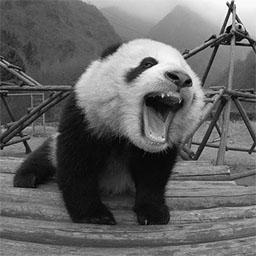
#> input picture panda_gray_image.png, 256 x 256 px, found by its file name
$ jupyter execute hw3.ipynb
#> lines starting #> are read from the running program, lines starting #| are printed output that depends on the picture; long printed decimals are rounded
[cell 1]
#import libraries
import matplotlib.pyplot as plt
from math import cos,pi
import cmath
from PIL import Image
import numpy as np
import random

[cell 2]
F1 = 1/8
F2 = 1/32
MU = 1/10
SIGMA = 1/20

def get_r(F_val):
    r = np.zeros((256, 256))
    for i in range(256):
        A_i = np.random.normal(MU, SIGMA)
        phi_i = random.uniform(0, 2 * pi)
        for j in range(256):
            r[i,j] = A_i * cos(2 * pi * F_val * j + phi_i)
    return np.asarray(r)

def deteriorate_img(I, state):
    if (state == 0):
        return I
    elif (state == 1):
        r1 = get_r(F1)
        I1 = np.add(I, r1)
        return I1
    elif (state == 2):
        r2 = get_r(F2)
        I2 =  np.add(I, r2)
        return I2
    else:
        r12 = (np.add(get_r(F1), get_r(F2))) / 2
        I12 = np.add(I, r12)
    return I12

[cell 3]
def img_deteriorate_print(image, deter_arr):
    I_state = [0, 1, 2, 12]
    I_title = ['Original Image I', 'Deteriorated Image I(1)',
             'Deteriorated Image I(2)', 'Deteriorated Image I(12)']
    plt.figure(figsize=(20,5))
    for i in range(1,5):
        det_img = deteriorate_img(image, I_state[i-1])
        norm_img = (det_img + abs(det_img.min())) / (det_img.max() + abs(det_img.min()))
        deter_arr.append(norm_img)
        plt.subplot(1,4,i)
        plt.imshow(deter_arr[i-1],cmap="gray")
        plt.title(I_title[i-1])
#> this loop made 4 passes
#> pass 2, in deteriorate_img (call 2), `I1 = np.add(I, r1)`:
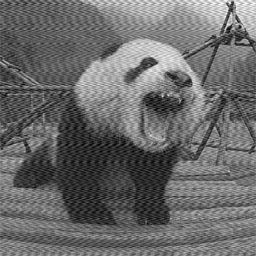
#> I1: shape (256, 256) float64; min -0.182, max 1.19, mean 0.392; drawn with min black and max white
#> pass 3, in deteriorate_img (call 3), `I2 =  np.add(I, r2)`:
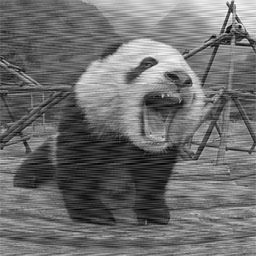
#> I2: shape (256, 256) float64; min -0.164, max 1.12, mean 0.392; drawn with min black and max white
#> after the loop, deter_arr = 4 items
    plt.show()
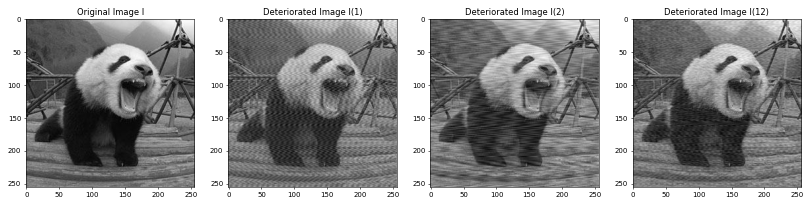
#> figure drawn by matplotlib, 4 panels
    return deter_arr

[cell 4]
img = np.array(Image.open("/content/panda_gray_image.png").convert('L'))/255
det_array = []
images = img_deteriorate_print(img, det_array)
#> images = 4 items

[cell 5]
def DFT(n):
#> called with n = 256
    dft_mat=np.zeros((n,n),complex)
    for i in range(n):
        for j in range(n):
            dft_mat[i][j]=np.exp(-2*np.pi*i*j*1j/n)/np.sqrt(n)
    return dft_mat

[cell 6]
def INVDFT(n):
#> called with n = 256
    inv_dft_mat=np.zeros((n,n),complex)
    for i in range(n):
        for j in range(n):
            inv_dft_mat[i][j]=np.exp(2*np.pi*i*j*1j/n)/np.sqrt(n)
    return inv_dft_mat

[cell 7]
img_dft=DFT(len(img))
img_inv_dft=INVDFT(len(img))
img0=images[0]
img1=images[1]
img2=images[2]
img12=images[3]
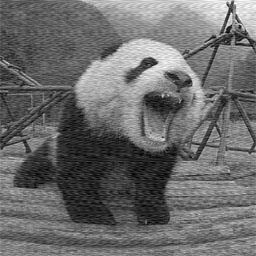
#> img12: shape (256, 256) float64; min 0, max 1, mean 0.421

[cell 8]
img0mult=(img_dft@np.transpose(img1))
img1mult=(img_dft@np.transpose(img1))
img2mult=(img_dft@np.transpose(img2))
img12mult=(img_dft@np.transpose(img12))

[cell 9]
_=plt.imshow(np.log(abs((img0mult))).astype(np.uint8),cmap="gray")
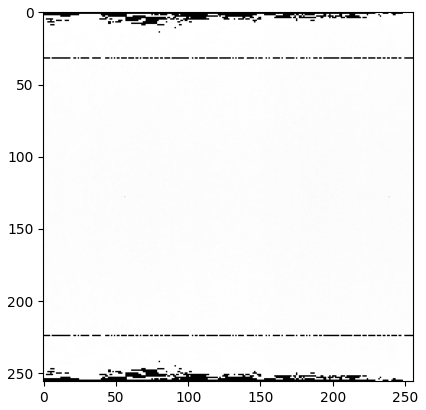
#> figure drawn by matplotlib, 1 panel

[cell 10]
_=plt.imshow(np.log(abs((img1mult))).astype(np.uint8),cmap="gray")

[cell 11]
_=plt.imshow(np.log(abs((img2mult))).astype(np.uint8),cmap="gray")
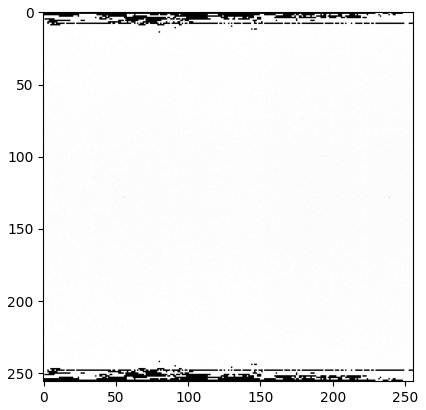
#> figure drawn by matplotlib, 1 panel

[cell 12]
_=plt.imshow(np.log(abs((img12mult))).astype(np.uint8),cmap="gray")

[cell 13]
def recon_by_fval(img,fval):
#> called with img = array of shape (256, 256), fval = 0.125
    recon_tmp = img

    recon_tmp[256-int(1/fval)] = 0
    recon_tmp[0+int(1/fval)] = 0

    recon= np.transpose(np.dot(img_inv_dft,recon_tmp))
    return np.abs(recon)

[cell 14]
def get_mse(image_1, image_2):
    mse = 0
    for i in range(image_1.shape[0]):
        for j in range(image_1.shape[1]):
            mse += np.power(image_1[i][j] - image_2[i][j], 2)
#> after the loop, mse = 547.7
    mse /= (image_1.shape[0] * image_2.shape[1])
#> mse = 0.00836
    return mse

[cell 15]
I1_fixed = recon_by_fval(img1mult,F1)
_=plt.imshow(I1_fixed, cmap='gray')
print('mse for I(1) is: ', get_mse(images[0], I1_fixed))
#| mse for I(1) is:  0.008358

[cell 16]
I2_fixed = recon_by_fval(img2mult,F2)
_=plt.imshow(I2_fixed, cmap='gray')
print('mse for I(2) is: ', get_mse(images[0], I2_fixed))
#| mse for I(2) is:  0.007594

[cell 17]
recon_tmp = img12mult

recon_tmp[256-int(1/F2)] = 0
recon_tmp[0+int(1/F2)] =0
recon_tmp[256-int(1/F1)] = 0
recon_tmp[0+int(1/F1)] = 0

recon3= np.transpose(np.dot(img_inv_dft,recon_tmp))
_=plt.imshow(np.abs(recon3), cmap='gray')
print('mse for I(2) is: ', get_mse(images[0], recon3))
#| mse for I(2) is:  (0.00332-1.3356675153820312e-18j)
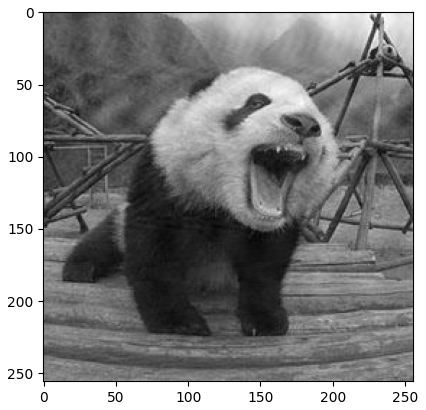
#> figure drawn by matplotlib, 1 panel
